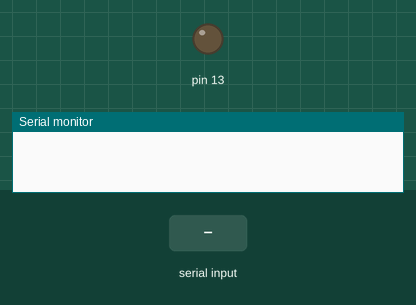
This sketch was run on a simulated Arduino Uno, built with avr-gcc and run on an emulated ATmega328P. Shown: output pins drawn as LEDs (lit = HIGH), the last lines printed to the serial monitor. The inputs (shaded band) are chosen by the test bench.

Above: at 1.2 s.
1.3 s: "1" received over the second serial link
At 2.8 s:
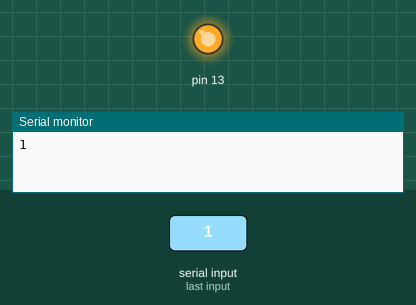
3.8 s: "0" received over the second serial link
At 5.9 s:
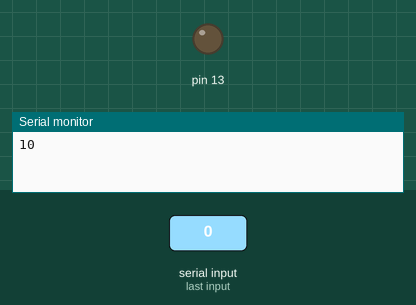
Timing chart, 0 to 7.4 s (numbered marks = the images above; inputs shaded):
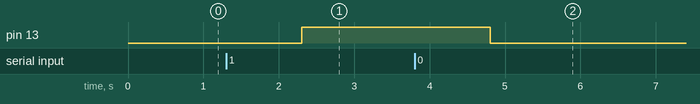

Measured:
- after the input at 1.3 s, pin 13: LOW → HIGH after 1.0 s
- after the input at 3.8 s, pin 13: HIGH → LOW after 1.0 s

The sketch:

ble_hyeonjoo_message.ino
```cpp
#include <SoftwareSerial.h>

SoftwareSerial BTSerial(4, 5);
String dev = "HJ01";

void setup() {
  Serial.begin(9600);
  BTSerial.begin(9600);
  pinMode(13, OUTPUT);
}

void loop() {
  if (BTSerial.available()){
    String data = BTSerial.readString();
    Serial.print(data);
    BTSerial.print(data);

    if(data == "1"){
      digitalWrite(13, HIGH);

      //String toSend = dev + "_ON";
      //Serial.print(toSend);
      //BTSerial.print(toSend);
    }

    else if(data == "0"){
      digitalWrite(13, LOW);

      //String toSend = dev + "_OFF";
      //Serial.print(toSend);
      //BTSerial.print(toSend);
    }
  }
}
```
